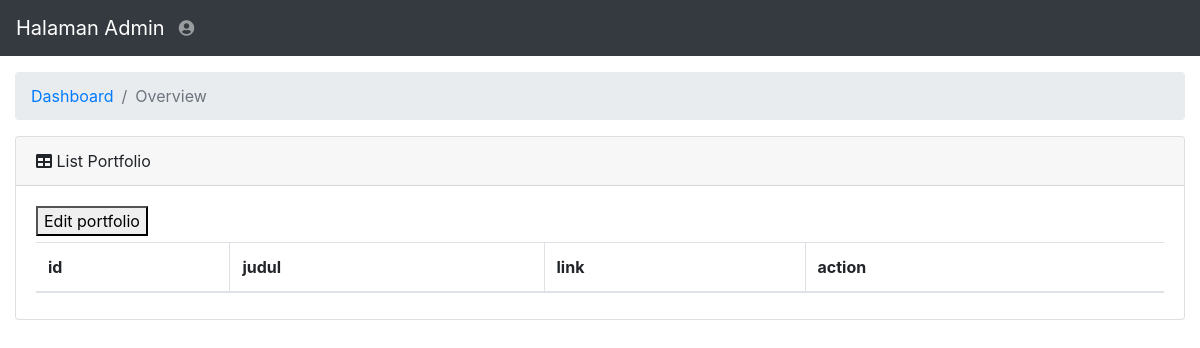
/edit-portfolio.php (signed in), run on an earlier commit of the app's database.
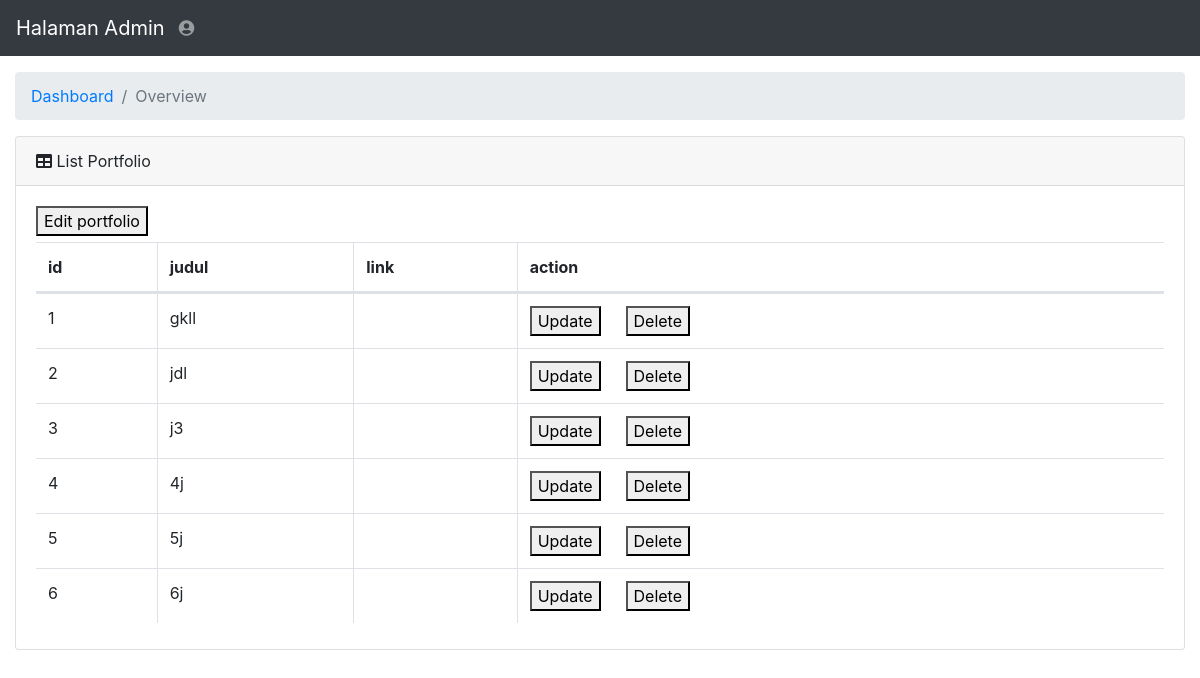
And on a later commit of the database.
### tables this page shows
CREATE TABLE `portfolio` (
  `id` int(2) NOT NULL,
  `gambar` varchar(255) NOT NULL,
  `judul` varchar(255) NOT NULL,
  `deskripsi` varchar(255) NOT NULL
);

### edit-portfolio.php (the view, shortened to what this page needs)
<?php
if($_SESSION['username']==NULL){
  header("location: login.php");
} else {
?>
<!DOCTYPE html>
<?php
  include "config.php";
?>
<html lang="en">
  <head>
    <link href="vendor/bootstrap/css/bootstrap.min.css" rel="stylesheet">
    <link href="vendor/fontawesome-free/css/all.min.css" rel="stylesheet" type="text/css">
    <link href="vendor/datatables/dataTables.bootstrap4.css" rel="stylesheet">
    <link href="css/sb-admin.css" rel="stylesheet">
  </head>
  <body id="page-top">
    <nav class="navbar navbar-expand navbar-dark bg-dark static-top">
      <a class="navbar-brand mr-1" href="index.html">Halaman Admin</a>
      <ul class="navbar-nav ml-auto ml-md-0">
        <li class="nav-item dropdown no-arrow">
          <a class="nav-link dropdown-toggle" href="#" id="userDropdown" role="button" data-toggle="dropdown" aria-haspopup="true" aria-expanded="false">
            <i class="fas fa-user-circle fa-fw"></i>
          </a>
        </li>
      </ul>
    </nav>
    <div id="wrapper">
      <div id="content-wrapper">
        <div class="container-fluid">
          <ol class="breadcrumb">
            <li class="breadcrumb-item">
              <a href="#">Dashboard</a>
            </li>
            <li class="breadcrumb-item active">Overview</li>
          </ol>
          <div class="card mb-3">
            <div class="card-header">
              <i class="fas fa-table"></i>
              List Portfolio</div>
            <div class="card-body">
            <a href="Tambah_g.php"><button style="margin-right:25px;">Edit portfolio</button></a>
              <div class="table-responsive">
                <table class="table table-bordered" id="dataTable" width="100%" cellspacing="0">
                  <thead>
                    <tr>
                      <th>id</th>
                      <th>judul</th>
                      <th>link</th>
                      <th>action</th>
                    </tr>
                  </thead>
                  <tbody>
                    <tr>
                      <?php
                        $sql = "SELECT * FROM portfolio";
                        $query = mysqli_query($db, $sql);
                        while($data = mysqli_fetch_array($query)){
                          echo "<tr>";
                          echo "<td>".$data['id']."</td>";
                          echo "<td>".$data['judul']."</td>";
                          echo "<td>".$data['link']."</td>";
                          echo "<td>";
                          echo "<a href='Update.php?id=".$data['id']."'><button style='margin-right:25px;'>Update</button></a>";
                          echo "<a href='Delete.php?id=".$data['id']."'><button style='margin-right:25px;'>Delete</button></a>";
                          echo "</td>";
                          echo "</tr>";
                        }
                        ?>
                    </tr>
                  </tbody>
                </table>
              </div>
            </div>
          </div>
        </div>
      </div>
    </div>
  </body>
</html>
                      <?php } ?>

### css/sb-admin.css (style rules this page uses)
html { position: relative; min-height: 100%; }
body { height: 100%; }
#wrapper { display: -webkit-box; display: -ms-flexbox; display: flex; }
#wrapper #content-wrapper { overflow-x: hidden; width: 100%; padding-top: 1rem; padding-bottom: 80px; }
.navbar-nav .nav-item.dropdown .dropdown-toggle::after { width: 1rem; text-align: center; float: right; vertical-align: 0; border: 0; font-weight: 900; content: '\f105'; font-family: 'Font Awesome 5 Free'; }
.navbar-nav .nav-item.dropdown.no-arrow .dropdown-toggle::after { display: none; }
:root { --input-padding-x: 0.75rem; --input-padding-y: 0.75rem; }

What changed in the data, as far as the page shows it:
added portfolio: id "1", judul "gkll"
added portfolio: id "2", judul "jdl"
added portfolio: id "3", judul "j3"
added portfolio: id "4", judul "4j"
added portfolio: id "5", judul "5j"
added portfolio: id "6", judul "6j"
